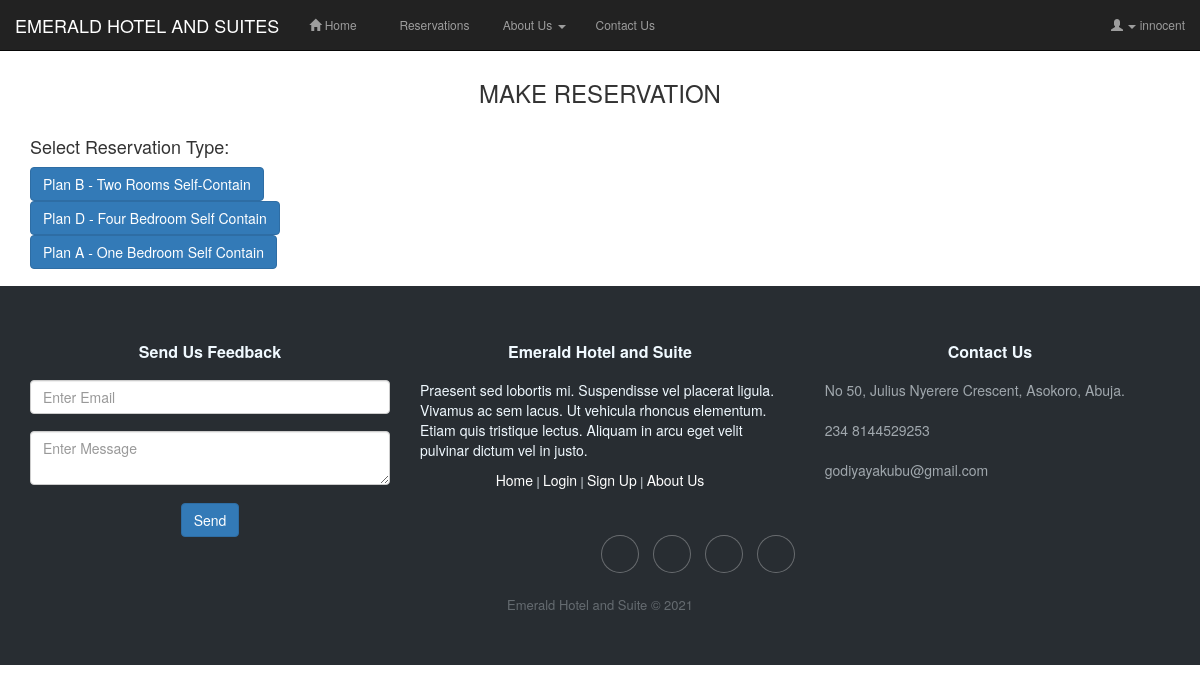
/reserve.php (signed in), run on the app's committed database.
### tables this page shows
CREATE TABLE `reserve_type` (
  `id` int(2) NOT NULL auto_increment,
  `name` varchar(16) NOT NULL,
  `description` varchar(225) NOT NULL,
  `amount` varchar(7) NOT NULL COMMENT 'Amount per night',
  `available_no` int(3) NOT NULL,
  `total_no` varchar(2) NOT NULL,
  PRIMARY KEY  (`id`)
);

### reserve.php (the view, shortened to what this page needs)
<?php
include('head.php');
?>
<div class="container bootstrap snippets bootdey">
  <div class="row">
      <h3>MAKE RESERVATION</h3>
      <div class="col-md-6">
              <h4>Select Reservation Type:</h4>
                <table cellspacing="3" cellpadding="3" align="center">
                  <tr>
                    <?php
                  $sql="SELECT * FROM reserve_type ";
                  $result=mysql_query($sql);
                  while($rows=mysql_fetch_assoc($result)){
                ?>
                <form method="post">
                <input type="submit" class="btn btn-primary" value="<?php echo $rows['name']; ?> - <?php echo $rows['description']; ?>" name="sub_reserve" ><br>
                </form>
                <?php
                  }
                  ?>
                  </tr></table>
    </div>
  </div>
</div>
<br>
<?php
include('footer.php');
?>

### reserve.php (style rules this page uses)
body { padding-top: 15px; font-size: 12px }
h3 { text-align: center; line-height: 200%; }

### data on the page
reserve_type: sub_reserve "Plan B - Two Rooms Self-Contain"
reserve_type: sub_reserve "Plan D - Four Bedroom Self Contain"
reserve_type: sub_reserve "Plan A - One Bedroom Self Contain"

### other printed values
$_SESSION['name'] "innocent"
